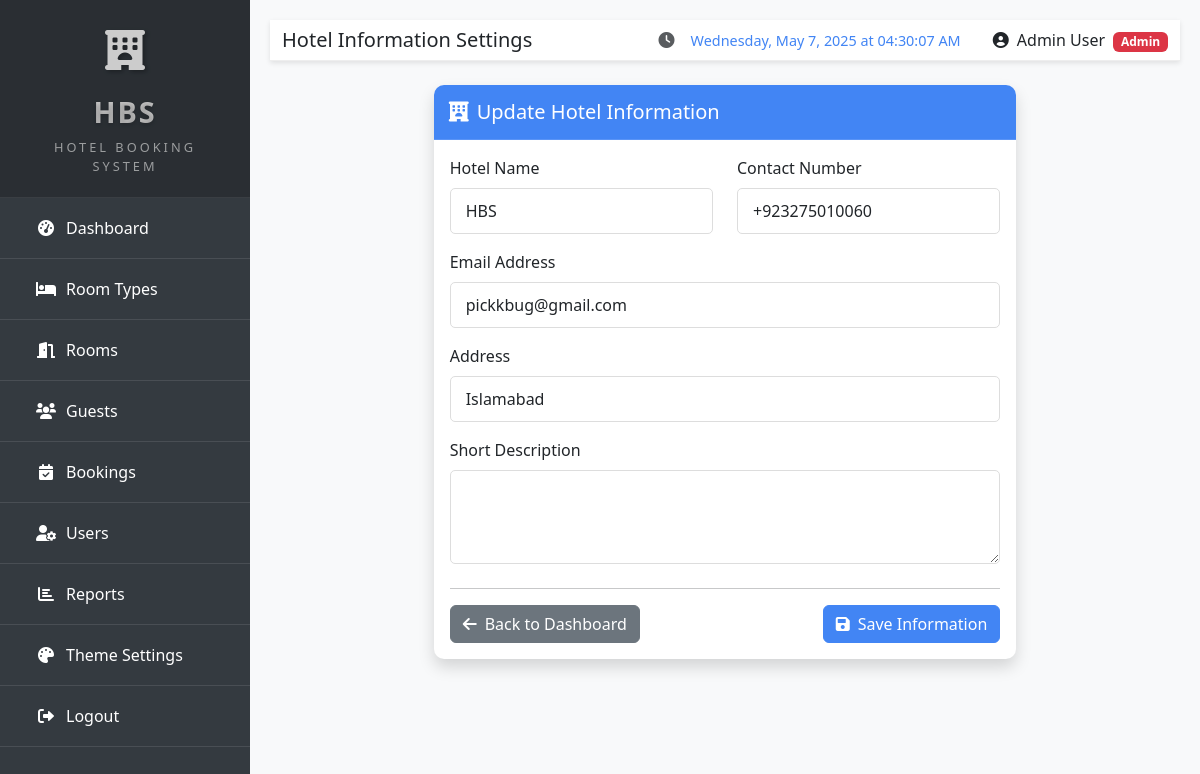
/hotel/settings/hotel-info/ (signed in), run on the app's committed database.
### hotel/models.py (models this page shows, shortened)
class UserProfile(models.Model):
    ROLE_CHOICES = (
        ('admin', 'Admin'),
        ('receptionist', 'Receptionist'),
    )
    user = models.OneToOneField(User, on_delete=models.CASCADE, related_name='profile')
    role = models.CharField(max_length=20, choices=ROLE_CHOICES, default='receptionist')
    phone = models.CharField(max_length=20, blank=True)
    address = models.TextField(blank=True)

class HotelInfo(models.Model):
    name = models.CharField(max_length=100, default='Hotel Booking System')
    address = models.CharField(max_length=255, default='123 Hotel Street, City Name')
    phone = models.CharField(max_length=20, default='+123 456 7890')
    email = models.EmailField(default='info@hotelname.com')
    logo = models.ImageField(upload_to='hotel/', null=True, blank=True)
    description = models.TextField(blank=True)
    created_at = models.DateTimeField(auto_now_add=True)
    updated_at = models.DateTimeField(auto_now=True)
    @classmethod
    def get_default(cls):
        hotel_info, created = cls.objects.get_or_create(id=1)
        return hotel_info

### hotel/views.py (the view)
# urls.py: path('settings/hotel-info/', views.hotel_info, name='hotel_info'),
@login_required
@admin_required
def hotel_info(request):
    hotel_info = HotelInfo.get_default()
    if request.method == 'POST':
        form = HotelInfoForm(request.POST, instance=hotel_info)
        if form.is_valid():
            form.save()
        messages.success(request, 'Hotel information updated successfully!')
        return redirect('dashboard')
    else:
        form = HotelInfoForm(instance=hotel_info)
    return render(request, 'hotel/hotel_info_form.html', {'form': form})

### hotel/forms.py
class HotelInfoForm(forms.ModelForm):
    class Meta:
        model = HotelInfo
        fields = ['name', 'address', 'phone', 'email', 'description']
        widgets = {
            'name': forms.TextInput(attrs={'class': 'form-control'}),
            'address': forms.TextInput(attrs={'class': 'form-control'}),
            'phone': forms.TextInput(attrs={'class': 'form-control'}),
            'email': forms.EmailInput(attrs={'class': 'form-control'}),
            'description': forms.Textarea(attrs={'class': 'form-control', 'rows': 3}),
        }
        labels = {
            'name': 'Hotel Name',
            'address': 'Address',
            'phone': 'Contact Number',
            'email': 'Email Address',
            'description': 'Short Description',
        }

### hotel/context_processors.py (called while the page is built)
def theme_settings(request):
    if request.user.is_authenticated:
        try:
            from .models import ThemeSettings
            theme_settings, created = ThemeSettings.objects.get_or_create(user=request.user)
            return {'user_theme_settings': theme_settings}
        except Exception:
            pass
    return {'user_theme_settings': None}

def hotel_info(request):
    try:
        from .models import HotelInfo
        info = HotelInfo.get_info()
        return {'hotel_info': info}
    except Exception:
        pass
    return {'hotel_info': None}

### hotel/views.py (called while the page is built)
def admin_required(view_func):
    @wraps(view_func)
    def _wrapped_view(request, *args, **kwargs):
        if hasattr(request.user, 'profile') and request.user.profile.role == 'admin':
            return view_func(request, *args, **kwargs)
        messages.error(request, "You don't have permission to access this page.")
        return redirect('dashboard')
    return _wrapped_view

### templates/hotel/hotel_info_form.html (shortened to what this page needs)
{% extends 'hotel/base.html' %}
{% block page_title %}Hotel Information Settings{% endblock %}
{% block content %}
<div class="row justify-content-center">
    <div class="col-md-8">
        <div class="card shadow">
            <div class="card-header bg-primary text-white">
                <h5 class="mb-0"><i class="fas fa-hotel me-2"></i>Update Hotel Information</h5>
            </div>
            <div class="card-body">
                <form method="post" enctype="multipart/form-data" class="needs-validation" novalidate>
                    <div class="row mb-3">
                        <div class="col-md-6">
                            <label for="{{ form.name.id_for_label }}" class="form-label">{{ form.name.label }}</label>
                            {{ form.name }}
                        </div>
                        <div class="col-md-6">
                            <label for="{{ form.phone.id_for_label }}" class="form-label">{{ form.phone.label }}</label>
                            {{ form.phone }}
                        </div>
                    </div>
                    <div class="mb-3">
                        <label for="{{ form.email.id_for_label }}" class="form-label">{{ form.email.label }}</label>
                        {{ form.email }}
                    </div>
                    <div class="mb-3">
                        <label for="{{ form.address.id_for_label }}" class="form-label">{{ form.address.label }}</label>
                        {{ form.address }}
                    </div>
                    <div class="mb-3">
                        <label for="{{ form.description.id_for_label }}" class="form-label">{{ form.description.label }}</label>
                        {{ form.description }}
                    </div>
                    <div class="mt-4">
                        <hr>
                        <div class="d-flex justify-content-between">
                            <a href="{% url 'dashboard' %}" class="btn btn-secondary">
                                <i class="fas fa-arrow-left me-2"></i>Back to Dashboard
                            </a>
                            <button type="submit" class="btn btn-primary">
                                <i class="fas fa-save me-2"></i>Save Information
                            </button>
                        </div>
                    </div>
                </form>
            </div>
        </div>
    </div>
</div>
{% endblock %}

### templates/hotel/base.html (shortened to what this page needs)
<!DOCTYPE html>
<html lang="en">
<head>
    <link href="https://cdn.jsdelivr.net/npm/bootstrap@5.3.0-alpha1/dist/css/bootstrap.min.css" rel="stylesheet">
    <link rel="stylesheet" href="https://cdnjs.cloudflare.com/ajax/libs/font-awesome/6.0.0/css/all.min.css">
    <link rel="stylesheet" href="https://cdn.jsdelivr.net/npm/chart.js@4.4.1/dist/chart.min.css">
    <link rel="stylesheet" href="/static/css/custom.css">
</head>
<body>
    {% if user.is_authenticated %}
    <div class="sidebar">
        <div class="logo-container">
            <div class="logo-icon">
                <i class="fas fa-hotel"></i>
            </div>
            <div class="logo-text">HBS</div>
            <div class="logo-subtitle">Hotel Booking System</div>
        </div>
        <ul class="nav flex-column">
            <li class="nav-item {% if request.path == '/hotel/' %}active{% endif %}">
                <a class="nav-link" href="{% url 'dashboard' %}">
                    <i class="fas fa-tachometer-alt"></i>
                    <span>Dashboard</span>
                </a>
            </li>
            <li class="nav-item {% if '/room-types/' in request.path %}active{% endif %}">
                <a class="nav-link" href="{% url 'room_type_list' %}">
                    <i class="fas fa-bed"></i>
                    <span>Room Types</span>
                </a>
            </li>
            <li class="nav-item {% if '/rooms/' in request.path %}active{% endif %}">
                <a class="nav-link" href="{% url 'room_list' %}">
                    <i class="fas fa-door-open"></i>
                    <span>Rooms</span>
                </a>
            </li>
            <li class="nav-item {% if '/guests/' in request.path %}active{% endif %}">
                <a class="nav-link" href="{% url 'guest_list' %}">
                    <i class="fas fa-users"></i>
                    <span>Guests</span>
                </a>
            </li>
            <li class="nav-item {% if '/bookings/' in request.path %}active{% endif %}">
                <a class="nav-link" href="{% url 'booking_list' %}">
                    <i class="fas fa-calendar-check"></i>
                    <span>Bookings</span>
                </a>
            </li>
            {% if user.profile.role == 'admin' %}
            <li class="nav-item {% if '/users/' in request.path %}active{% endif %}">
                <a class="nav-link" href="{% url 'user_list' %}">
                    <i class="fas fa-user-cog"></i>
                    <span>Users</span>
                </a>
            </li>
            <li class="nav-item {% if '/reports/' in request.path %}active{% endif %}">
                <a class="nav-link" href="{% url 'reports' %}">
                    <i class="fas fa-chart-bar"></i>
                    <span>Reports</span>
                </a>
            </li>
            {% endif %}
            <li class="nav-item {% if '/settings/theme/' in request.path %}active{% endif %}">
                <a class="nav-link" href="{% url 'theme_settings' %}">
                    <i class="fas fa-palette"></i>
                    <span>Theme Settings</span>
                </a>
            </li>
            <li class="nav-item">
                <a class="nav-link" href="{% url 'logout' %}">
                    <i class="fas fa-sign-out-alt"></i>
                    <span>Logout</span>
                </a>
            </li>
        </ul>
    </div>
    <div class="main-content">
        <nav class="navbar navbar-expand-lg navbar-light mb-4">
            <div class="container-fluid">
                <h5 class="mb-0">{% block page_title %}Hotel Booking System{% endblock %}</h5>
                <div class="d-flex align-items-center">
                    <div class="me-4 text-muted">
                        <i class="fas fa-clock me-1"></i>
                        <span id="realTimeClock"></span>
                    </div>
                    <div class="dropdown">
                        <a class="nav-link dropdown-toggle" href="#" role="button" id="userDropdown" data-bs-toggle="dropdown" aria-expanded="false">
                            <i class="fas fa-user-circle me-1"></i>
                            {{ user.get_full_name|default:user.username }}
                            {% if user.profile.role %}
                            <span class="badge {% if user.profile.role == 'admin' %}bg-danger{% else %}bg-primary{% endif %} ms-1">
                                {{ user.profile.role|title }}
                            </span>
                            {% endif %}
                        </a>
                    </div>
                </div>
            </div>
        </nav>
        <div class="container-fluid">
            {% block content %}{% endblock %}
        </div>
    </div>
    {% else %}
    {% block login_content %}{% endblock %}
    {% endif %}
</body>
</html>

### templates/hotel/base.html (style rules this page uses)
:root { --primary-color: #4285F4; --secondary-color: #34A853; --danger-color: #EA4335; --warning-color: #FBBC05; --sidebar-color: #343a40; --dark-color: #333; --light-color: #f4f4f4; }
body { font-family: 'Segoe UI', Tahoma, Geneva, Verdana, sans-serif; background-color: #f8f9fa; margin: 0; padding: 0; }
.sidebar { position: fixed; top: 0; left: 0; height: 100%; width: 250px; background: var(--sidebar-color) !important; color: white; z-index: 1000; transition: all 0.3s; }
.logo-container { padding: 20px; background-color: var(--sidebar-color); filter: brightness(0.8); border-bottom: 1px solid rgba(255, 255, 255, 0.1); text-align: center; }
.logo-icon { font-size: 2.5rem; margin-bottom: 10px; color: white; text-shadow: 2px 2px 4px rgba(0, 0, 0, 0.3); animation: glow 2s ease-in-out infinite alternate; }
.logo-text { font-size: 1.8rem; font-weight: bold; letter-spacing: 2px; background: linear-gradient(45deg, #fff, #f0f0f0); -webkit-background-clip: text; -webkit-text-fill-color: transparent; text-shadow: 0px 2px 4px rgba(0, 0, 0, 0.2); }
.logo-subtitle { font-size: 0.8rem; color: rgba(255, 255, 255, 0.7); text-transform: uppercase; letter-spacing: 3px; margin-top: 5px; }
.sidebar .nav-item { padding: 10px 20px; border-bottom: 1px solid rgba(255, 255, 255, 0.1); transition: all 0.3s; }
.sidebar .nav-link { color: white; text-decoration: none; display: flex; align-items: center; }
.sidebar .nav-link i { margin-right: 10px; width: 20px; text-align: center; }
.main-content { margin-left: 250px; padding: 20px; min-height: 100vh; }
.navbar { background-color: white; box-shadow: 0 2px 5px rgba(0, 0, 0, 0.1); border-bottom: 1px solid #eee; }
.navbar .dropdown-toggle::after { display: none; }
.card { border-radius: 10px; box-shadow: 0 2px 10px rgba(0, 0, 0, 0.1); margin-bottom: 20px; border: none; }
.card-header { background-color: var(--primary-color) !important; color: white !important; border-bottom: 1px solid rgba(255, 255, 255, 0.125); border-radius: 10px 10px 0 0 !important; padding: 15px; font-weight: bold; }
.card-header h5, .card-header h6 { color: white !important; margin-bottom: 0; }
.card-header.bg-light, .card-header.bg-primary { background-color: var(--primary-color) !important; color: white !important; }
.form-control { border-radius: 5px; padding: 10px 15px; border: 1px solid #ddd; }
.btn-primary { background-color: var(--primary-color); border-color: var(--primary-color); }
#realTimeClock { font-family: 'Segoe UI', Tahoma, Geneva, Verdana, sans-serif; font-size: 0.9rem; font-weight: 500; color: var(--primary-color); padding: 0.5rem; border-radius: 4px; background-color: rgba(var(--primary-rgb), 0.1); }

### data on the page
HotelInfo: name "HBS", phone "+923275010060", email "pickkbug@gmail.com", address "Islamabad"

### other printed values
{{ user.get_full_name|default:user.username }} "Admin User"
{{ user.profile.role|title }} "Admin"
